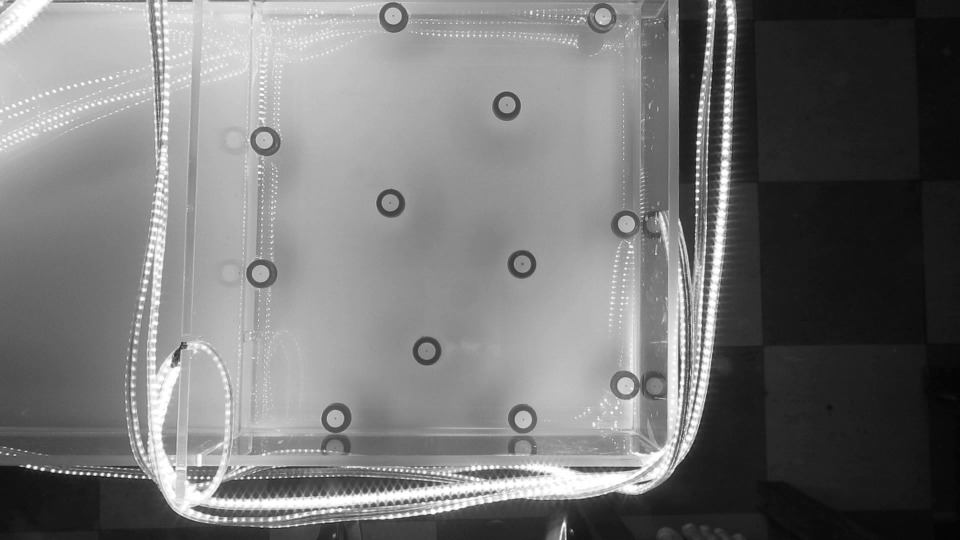
#> input picture static/MVI_1421-00008.jpg, 1920 x 1080 px (shown at 1/2 size)
$ python img_process_1_floodfill.py
#> lines starting #> are read from the running program, lines starting #| are printed output that depends on the picture
#> ``:
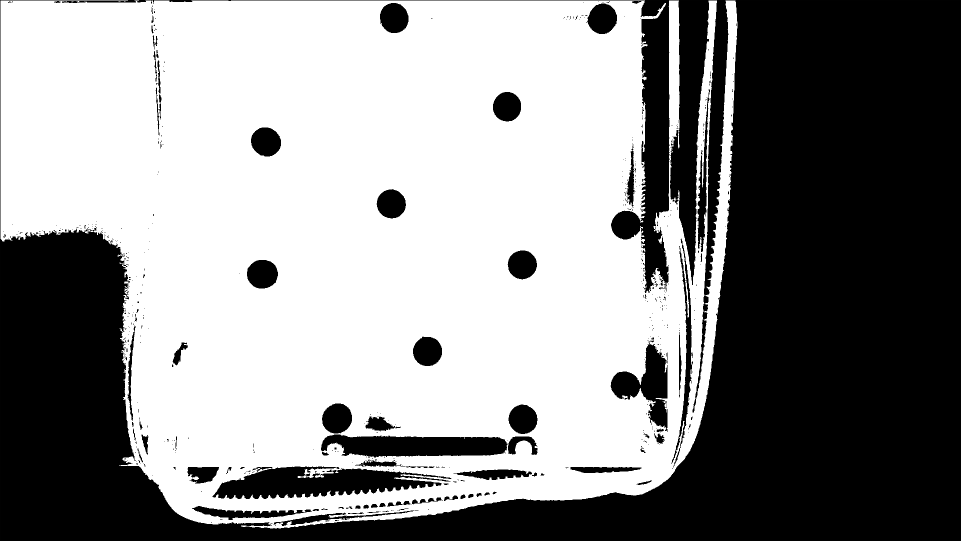
#> saved as flood_fill_img.jpg: shape (1082, 1922) (shown at 1/2 size); min 0, max 255, mean 142.3
from logging import NullHandler
import cv2
import numpy as np

class Flood_fill:
    # Load the image
    image = cv2.imread('./static/MVI_1421-00008.jpg')

    # Converting to binary
    ret1, thresh1 = cv2.threshold(image, 120, 255,cv2.THRESH_BINARY_INV)


    # Flood fill
    h,w,chn = image.shape
    seed = (0,0)
    mask = np.zeros((h+2,w+2),np.uint8)

    floodflags = 4
    floodflags |= cv2.FLOODFILL_MASK_ONLY
    floodflags |= (255 << 8)

    num,im,mask,rect = cv2.floodFill(thresh1, mask, seed, (255,0,0), (10,)*3, (10,)*3, floodflags)

    cv2.imwrite("./static/flood_fill_img.jpg", mask)

    flood_fill_img = mask


    # Display images
    def display(self):
        images = [self.image, self.thresh1, self.flood_fill_img]
        titles = ['1 : Original', '2 : Binary Threshold Inverted', '3 : Flood filled image']
        count = len(images)

        for i in range(0,count):
            cv2.imshow(titles[i], cv2.resize(images[i], (0, 0), fx = 0.3, fy = 0.3))
#> this loop made 3 passes
#> pass 1, in display, `cv2.imshow(titles[i], cv2.resize(images[i], (0, 0), fx = 0.3, fy = 0.3))`:
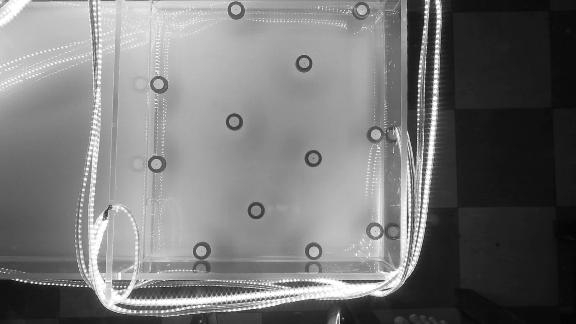
#> window '1 : Original': shape (324, 576, 3); min 3, max 255, mean 117.3
#> pass 2, in display, `cv2.imshow(titles[i], cv2.resize(images[i], (0, 0), fx = 0.3, fy = 0.3))`:
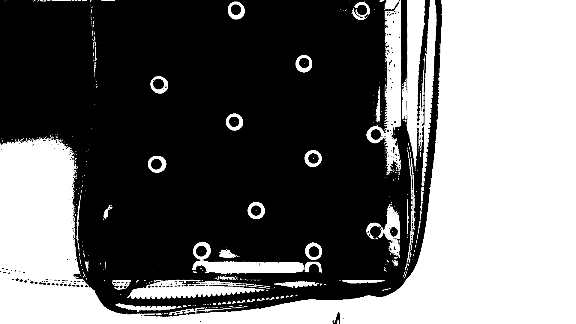
#> window '2 : Binary Threshold Inverted': shape (324, 576, 3); min 0, max 255, mean 110

        cv2.waitKey(0)

        cv2.destroyAllWindows()


# Driver code
flood_fill_obj = Flood_fill()
flood_fill_obj.display()
